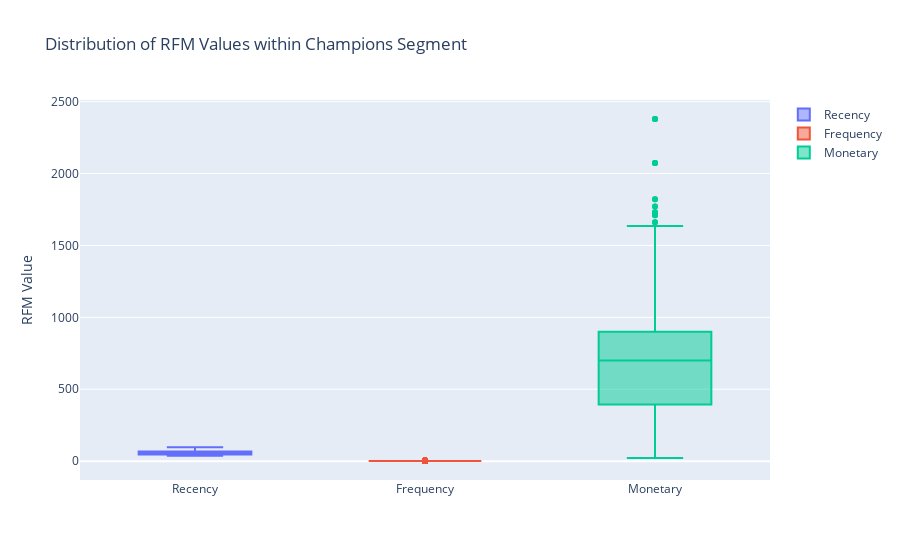

Notebook code cell kept with this figure:
### Code cell
import plotly.graph_objects as go

# Filter the data to include only the customers in the Champions segment
champions_segment = data[data['RFM Customer Segments'] == 'Champions']

# Create a box plot of RFM Score based on Recency and Frequency
fig = go.Figure()
fig.add_trace(go.Box(y=champions_segment['Recency'], name='Recency'))
fig.add_trace(go.Box(y=champions_segment['Frequency'], name='Frequency'))
fig.add_trace(go.Box(y=champions_segment['Monetary'], name='Monetary'))

fig.update_layout(title='Distribution of RFM Values within Champions Segment',
                  yaxis_title='RFM Value',
                  showlegend=True)

fig.show()

### Figure 1 — Plotly figure (JSON) as saved in the notebook; plotly's stock layout.template omitted (floating-point values rounded to 4 significant figures; data arrays with more than 128 entries replaced by an {"elided": "..."} marker saying what was removed)
{"data": [{"name": "Recency", "type": "box", "y": {"elided": "573 int values"}}, {"name": "Frequency", "type": "box", "y": {"elided": "573 int values"}}, {"name": "Monetary", "type": "box", "y": {"elided": "573 float values"}}], "layout": {"showlegend": true, "title": {"text": "Distribution of RFM Values within Champions Segment"}, "yaxis": {"title": {"text": "RFM Value"}}}}
